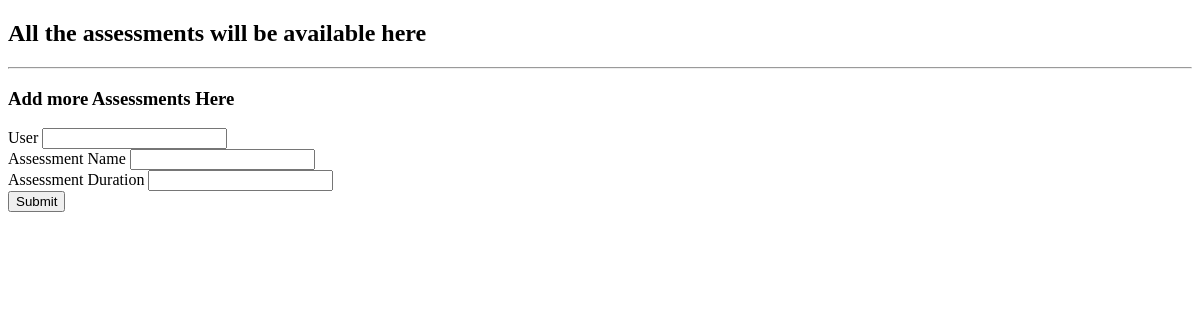
The page /assessments/ on the database as committed earlier.
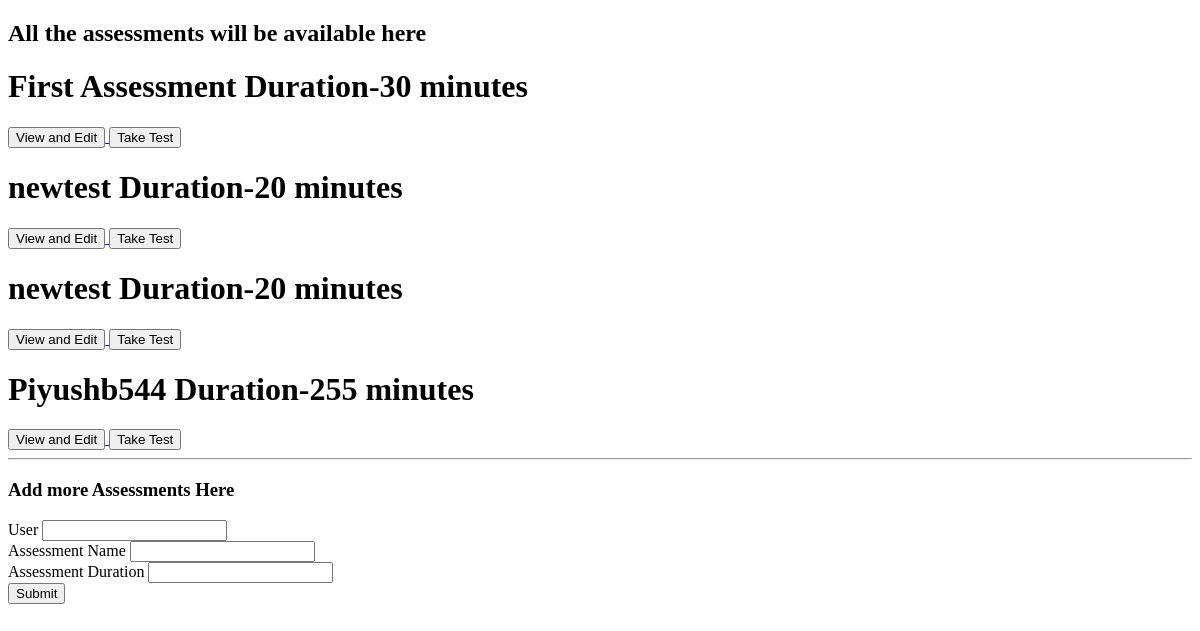
The same page on the database as committed later.
### quiz/models.py (models this page shows)
class Assessment(models.Model):
    user = models.ForeignKey(User, null = False, on_delete = models.CASCADE)
    name = models.CharField(max_length = 255, default="Exam")
    duration = models.IntegerField()
    time = models.DateTimeField(auto_now_add=True)
    def __str__(self):
        return(self.name)

### quiz/views.py (the view, shortened to what this page needs)
# urls.py: path('assessments/', assessments , name="home"),
def assessments(request):
    exams = Assessment.objects.all()
    return render(request, 'assessments.html', {'exams':exams})

### quiz/templates/assessments.html (shortened to what this page needs)
{% extends 'base.html' %} {% block content %}
<h2>All the assessments will be available here</h2>
{% for exam in exams %}
<h1>
  <span> {{exam}} Duration-{{exam.duration}} minutes </span>
</h1>
<a href="./view/{{exam}}">
  <button>View and Edit</button>
</a>
<button>Take Test</button>
{% endfor %}
<hr />
<div>
  <h3>Add more Assessments Here</h3>
  <form method="POST" action= '{% url 'home' %}'>
    <div class="mb-3">
      <label class="form-label">User</label>
      <input type="text" class="form-control" name = "user"/>
    </div>
    <div class="mb-3">
      <label class="form-label">Assessment Name</label>
      <input type="text" class="form-control" name="name" />
    </div>
    <div class="mb-3">
      <label class="form-label">Assessment Duration</label>
      <input type="number" class="form-control" name="duration" />
    </div>
    <button type="submit" class="btn btn-primary">Submit</button>
  </form>
</div>
{% endblock content %}

### quiz/templates/base.html (shortened to what this page needs)
<!DOCTYPE html>
<html lang="en">
  <head>
  </head>
  <body>
    {% block content %}{% endblock content %}
  </body>
</html>

Rows that differ between the two databases and show on the page:
added Assessment: name "First Assessment", duration "30"
added Assessment: name "newtest", duration "20"
added Assessment: name "newtest", duration "20"
added Assessment: name "Piyushb544", duration "255"
